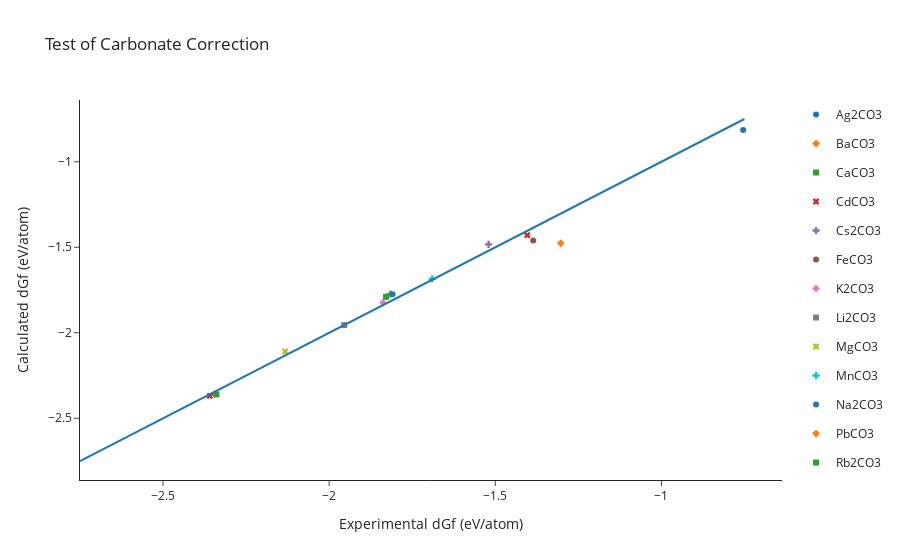

Notebook code cell kept with this figure:
### Code cell
energies_calc = []
energies_exp = []
names = []

for e_exp, e_calc in zip(exp_entries, mp_entries):
    energy_exp = e_exp.energy_per_atom
    energy_calc = e_calc.energy_per_atom
    name = e_calc.composition.reduced_formula

    energies_exp.append(energy_exp)
    energies_calc.append(energy_calc)
    names.append(name)

df = pandas.DataFrame({"x":energies_exp, "y":energies_calc, "name":names})

scatter = px.scatter(df, x="x", y="y", hover_name="name", symbol="name", color="name")
line = px.line(x=[-2.75, -0.75], y=[-2.75, -0.75])

fig = go.Figure(scatter.data + line.data)
fig.update_layout({"title": "Test of Carbonate Correction",
                   "xaxis_title":"Experimental dGf (eV/atom)",
                   "yaxis_title":"Calculated dGf (eV/atom)"})
fig.show()

### Figure 1 — Plotly figure (JSON) as saved in the notebook; plotly's stock layout.template omitted (floating-point values rounded to 4 significant figures)
{"data": [{"hovertemplate": "<b>%{hovertext}</b><br><br>name=Ag2CO3<br>x=%{x}<br>y=%{y}<extra></extra>", "hovertext": ["Ag2CO3"], "legendgroup": "Ag2CO3", "marker": {"color": "#1F77B4", "symbol": "circle"}, "mode": "markers", "name": "Ag2CO3", "orientation": "v", "showlegend": true, "type": "scatter", "x": [-0.7539], "xaxis": "x", "y": [-0.8147], "yaxis": "y"}, {"hovertemplate": "<b>%{hovertext}</b><br><br>name=BaCO3<br>x=%{x}<br>y=%{y}<extra></extra>", "hovertext": ["BaCO3"], "legendgroup": "BaCO3", "marker": {"color": "#FF7F0E", "symbol": "diamond"}, "mode": "markers", "name": "BaCO3", "orientation": "v", "showlegend": true, "type": "scatter", "x": [-2.346], "xaxis": "x", "y": [-2.358], "yaxis": "y"}, {"hovertemplate": "<b>%{hovertext}</b><br><br>name=CaCO3<br>x=%{x}<br>y=%{y}<extra></extra>", "hovertext": ["CaCO3"], "legendgroup": "CaCO3", "marker": {"color": "#2CA02C", "symbol": "square"}, "mode": "markers", "name": "CaCO3", "orientation": "v", "showlegend": true, "type": "scatter", "x": [-2.339], "xaxis": "x", "y": [-2.361], "yaxis": "y"}, {"hovertemplate": "<b>%{hovertext}</b><br><br>name=CdCO3<br>x=%{x}<br>y=%{y}<extra></extra>", "hovertext": ["CdCO3"], "legendgroup": "CdCO3", "marker": {"color": "#D62728", "symbol": "x"}, "mode": "markers", "name": "CdCO3", "orientation": "v", "showlegend": true, "type": "scatter", "x": [-1.404], "xaxis": "x", "y": [-1.429], "yaxis": "y"}, {"hovertemplate": "<b>%{hovertext}</b><br><br>name=Cs2CO3<br>x=%{x}<br>y=%{y}<extra></extra>", "hovertext": ["Cs2CO3"], "legendgroup": "Cs2CO3", "marker": {"color": "#9467BD", "symbol": "cross"}, "mode": "markers", "name": "Cs2CO3", "orientation": "v", "showlegend": true, "type": "scatter", "x": [-1.816], "xaxis": "x", "y": [-1.774], "yaxis": "y"}, {"hovertemplate": "<b>%{hovertext}</b><br><br>name=FeCO3<br>x=%{x}<br>y=%{y}<extra></extra>", "hovertext": ["FeCO3"], "legendgroup": "FeCO3", "marker": {"color": "#8C564B", "symbol": "circle"}, "mode": "markers", "name": "FeCO3", "orientation": "v", "showlegend": true, "type": "scatter", "x": [-1.386], "xaxis": "x", "y": [-1.461], "yaxis": "y"}, {"hovertemplate": "<b>%{hovertext}</b><br><br>name=K2CO3<br>x=%{x}<br>y=%{y}<extra></extra>", "hovertext": ["K2CO3"], "legendgroup": "K2CO3", "marker": {"color": "#E377C2", "symbol": "diamond"}, "mode": "markers", "name": "K2CO3", "orientation": "v", "showlegend": true, "type": "scatter", "x": [-1.838], "xaxis": "x", "y": [-1.824], "yaxis": "y"}, {"hovertemplate": "<b>%{hovertext}</b><br><br>name=Li2CO3<br>x=%{x}<br>y=%{y}<extra></extra>", "hovertext": ["Li2CO3"], "legendgroup": "Li2CO3", "marker": {"color": "#7F7F7F", "symbol": "square"}, "mode": "markers", "name": "Li2CO3", "orientation": "v", "showlegend": true, "type": "scatter", "x": [-1.955], "xaxis": "x", "y": [-1.955], "yaxis": "y"}, {"hovertemplate": "<b>%{hovertext}</b><br><br>name=MgCO3<br>x=%{x}<br>y=%{y}<extra></extra>", "hovertext": ["MgCO3"], "legendgroup": "MgCO3", "marker": {"color": "#BCBD22", "symbol": "x"}, "mode": "markers", "name": "MgCO3", "orientation": "v", "showlegend": true, "type": "scatter", "x": [-2.133], "xaxis": "x", "y": [-2.11], "yaxis": "y"}, {"hovertemplate": "<b>%{hovertext}</b><br><br>name=MnCO3<br>x=%{x}<br>y=%{y}<extra></extra>", "hovertext": ["MnCO3"], "legendgroup": "MnCO3", "marker": {"color": "#17BECF", "symbol": "cross"}, "mode": "markers", "name": "MnCO3", "orientation": "v", "showlegend": true, "type": "scatter", "x": [-1.69], "xaxis": "x", "y": [-1.684], "yaxis": "y"}, {"hovertemplate": "<b>%{hovertext}</b><br><br>name=Na2CO3<br>x=%{x}<br>y=%{y}<extra></extra>", "hovertext": ["Na2CO3"], "legendgroup": "Na2CO3", "marker": {"color": "#1F77B4", "symbol": "circle"}, "mode": "markers", "name": "Na2CO3", "orientation": "v", "showlegend": true, "type": "scatter", "x": [-1.809], "xaxis": "x", "y": [-1.775], "yaxis": "y"}, {"hovertemplate": "<b>%{hovertext}</b><br><br>name=PbCO3<br>x=%{x}<br>y=%{y}<extra></extra>", "hovertext": ["PbCO3"], "legendgroup": "PbCO3", "marker": {"color": "#FF7F0E", "symbol": "diamond"}, "mode": "markers", "name": "PbCO3", "orientation": "v", "showlegend": true, "type": "scatter", "x": [-1.303], "xaxis": "x", "y": [-1.477], "yaxis": "y"}, {"hovertemplate": "<b>%{hovertext}</b><br><br>name=Rb2CO3<br>x=%{x}<br>y=%{y}<extra></extra>", "hovertext": ["Rb2CO3"], "legendgroup": "Rb2CO3", "marker": {"color": "#2CA02C", "symbol": "square"}, "mode": "markers", "name": "Rb2CO3", "orientation": "v", "showlegend": true, "type": "scatter", "x": [-1.829], "xaxis": "x", "y": [-1.79], "yaxis": "y"}, {"hovertemplate": "<b>%{hovertext}</b><br><br>name=SrCO3<br>x=%{x}<br>y=%{y}<extra></extra>", "hovertext": ["SrCO3"], "legendgroup": "SrCO3", "marker": {"color": "#D62728", "symbol": "x"}, "mode": "markers", "name": "SrCO3", "orientation": "v", "showlegend": true, "type": "scatter", "x": [-2.359], "xaxis": "x", "y": [-2.369], "yaxis": "y"}, {"hovertemplate": "<b>%{hovertext}</b><br><br>name=ZnCO3<br>x=%{x}<br>y=%{y}<extra></extra>", "hovertext": ["ZnCO3"], "legendgroup": "ZnCO3", "marker": {"color": "#9467BD", "symbol": "cross"}, "mode": "markers", "name": "ZnCO3", "orientation": "v", "showlegend": true, "type": "scatter", "x": [-1.52], "xaxis": "x", "y": [-1.483], "yaxis": "y"}, {"hovertemplate": "x=%{x}<br>y=%{y}<extra></extra>", "legendgroup": "", "line": {"color": "#1F77B4", "dash": "solid"}, "marker": {"symbol": "circle"}, "mode": "lines", "name": "", "orientation": "v", "showlegend": false, "type": "scatter", "x": [-2.75, -0.75], "xaxis": "x", "y": [-2.75, -0.75], "yaxis": "y"}], "layout": {"title": {"text": "Test of Carbonate Correction"}, "xaxis": {"title": {"text": "Experimental dGf (eV/atom)"}}, "yaxis": {"title": {"text": "Calculated dGf (eV/atom)"}}}}
